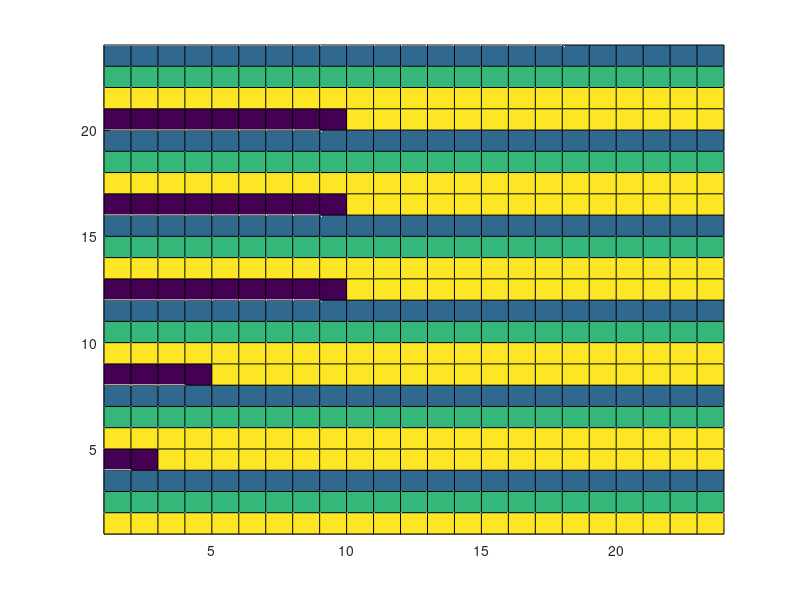
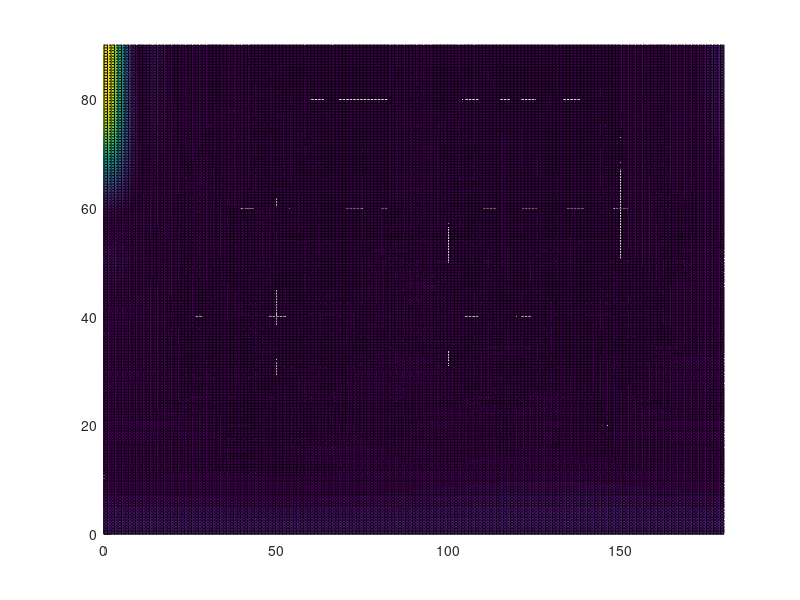

Source code (MATLAB) for these figures, in order:

teta=90;
fi=0;
bit=2;
c=299792458;
f=8.65e9;
lambda=c/f;
k = 2*pi/lambda;        

n=bit;
E=2*pi/2^n*linspace(0,2^n-1,2^n); %whats this?
phiR=(fi-180)*pi/180;
thetaR=(teta)*pi/180;
du=lambda/4;
DN=6*lambda;  %whats this? Number of unit cells in a row or column
DM=DN;
dsx = du*2*pi*cos(phiR)*sin(thetaR)/lambda;   %incident angle is zero so other term is zero
dsy = du*2*pi*sin(phiR)*sin(thetaR)/lambda;   %incident angle is zero so other term is zero
M=round(DM/du);
N=round(DN/du);
B=zeros(M,N);
C=B;
D=C;
for i=1:M
    for j=1:N
        B(i,j) =((i*dsx) + (j*dsy));       
        C(i,j) = B(i,j);

        while B(i,j)>=2*pi
            B(i,j)=B(i,j)-2*pi;
        end
        while B(i,j)<0
            B(i,j)=B(i,j)+2*pi;
        end
        D(i,j)=B(i,j);
        [q, p]=min(abs(E-abs(B(i,j))));
        B(i,j)=E(p);
        if B(i,j)==2*pi
        B(i,j)=0;
        end
    end
end
dG=du;
Ps=179;
Ts=181;
phi=linspace(-1,180,Ps);
theta=linspace(-1,91,Ts);
new = zeros(181, 179);
F = complex(new, 0); %what is this
PH = zeros(M,N);
for a=1:M
    for b=1:N
        PH(a,b)=B(a,b);
        phase = exp(-1j*(PH(a,b) + k*dG*(a-0.5).*sin(theta*pi/180)'*cos(phi*pi/180) + k*dG*(b-0.5).*sin(theta*pi/180)'*sin(phi*pi/180)));
        F = F + phase;
    end
end

test= abs(F);
test_max = max(max(test));
test_norm = test/test_max;
% check = max(max(test_norm))
r_phi=80;
r_theta = 50;




        
[m1,n1]= (min(abs(theta - r_theta))); %what is r_theta
[m2,n2]= (min(abs(phi - r_phi)));  
P = test_norm(n1, n2);
error= teta - r_theta;

surf(PH)
view(0,90)
xlim([1 M])
ylim([1 N])        

figure
surf(phi,theta,abs(F).^2)
view(0,90)
xlim([0 180])
ylim([0 90])
